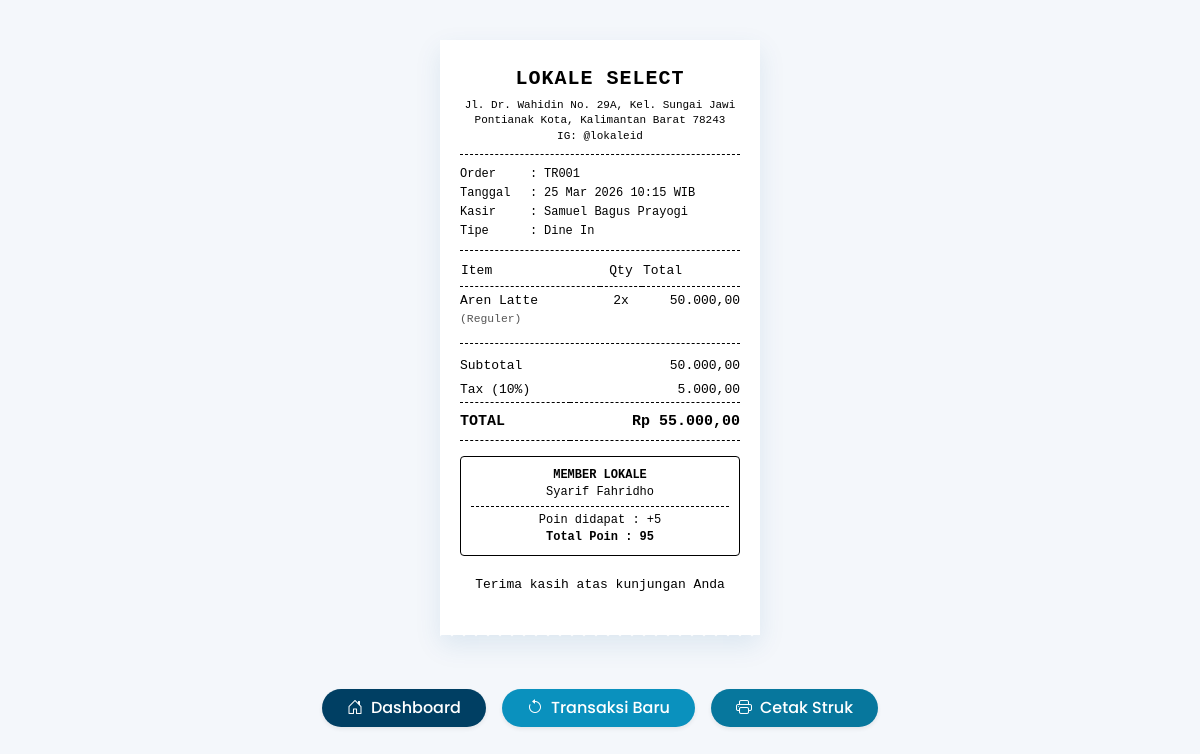
The page /project_php_kelompok2/Public/struk.php?id=TR001 on the database its author committed.
### tables this page shows
CREATE TABLE Transaksi (
    Id_Transaksi CHAR(5) NOT NULL PRIMARY KEY,
    Waktu_Transaksi DATETIME NOT NULL,
    Id_Kasir CHAR(5) NOT NULL,   
    Tipe_Pesanan ENUM('Dine In', 'Takeaway') NOT NULL, 
    Id_Member CHAR(5),           
    Total_Harga DECIMAL(12,2) NOT NULL,
    Nilai_Pajak DECIMAL(12,2) NOT NULL,
    Total_Akhir DECIMAL(12,2) NOT NULL,
    FOREIGN KEY (Id_Member) REFERENCES Member(Id_Member),
    FOREIGN KEY (Id_Kasir) REFERENCES Kasir(Id_Kasir)
);

CREATE TABLE Kasir (
    Id_Kasir CHAR(5) NOT NULL PRIMARY KEY,
    Nama_Kasir VARCHAR(50) NOT NULL,
    No_Telepon VARCHAR(15) NOT NULL
);

CREATE TABLE Detail_Transaksi (
    Id_Detail CHAR(5) NOT NULL PRIMARY KEY, 
    Id_Transaksi CHAR(5) NOT NULL,          
    Id_Menu CHAR(5) NOT NULL,
    Nama_Menu_Snapshot VARCHAR(100) NOT NULL,
    Ukuran VARCHAR(20) NOT NULL,
    Harga_Snapshot DECIMAL(12,2) NOT NULL,
    Jumlah_Beli INT NOT NULL,
    Total_Harga_Item DECIMAL(12,2) NOT NULL,
    FOREIGN KEY (Id_Transaksi) REFERENCES Transaksi(Id_Transaksi),
    FOREIGN KEY (Id_Menu) REFERENCES Menu(Id_Menu)
);

CREATE TABLE Member (
    Id_Member CHAR(5) NOT NULL PRIMARY KEY,
    Tgl_Daftar DATE NOT NULL,
    Nama_Member VARCHAR(100) NOT NULL,
    Nomor_HP VARCHAR(15) NOT NULL,
    Jumlah_Poin INT DEFAULT 0
);

### project_php_kelompok2/Public/struk.php (the view, shortened to what this page needs)
<?php
require_once '../config/database.php';
$id_transaksi = $_GET['id'];
$stmt = $conn->prepare("
    SELECT t.*, k.Nama_Kasir, m.Nama_Member, m.Jumlah_Poin
    FROM Transaksi t
    JOIN Kasir k ON t.Id_Kasir = k.Id_Kasir
    LEFT JOIN Member m ON t.Id_Member = m.Id_Member
    WHERE t.Id_Transaksi = ?
");
$stmt->execute([$id_transaksi]);
$transaksi = $stmt->fetch(PDO::FETCH_ASSOC);
$tipe_pesanan = $transaksi['Tipe_Pesanan'];
$stmt_detail = $conn->prepare("
    SELECT * FROM Detail_Transaksi
    WHERE Id_Transaksi = ?
");
$stmt_detail->execute([$id_transaksi]);
$details = $stmt_detail->fetchAll(PDO::FETCH_ASSOC);
$poin_baru = floor($transaksi['Total_Akhir'] / 10000);
?>
<!DOCTYPE html>
<html lang="id">
<head>
    <link href="https://cdn.jsdelivr.net/npm/bootstrap@5.3.0/dist/css/bootstrap.min.css" rel="stylesheet">
    <link rel="stylesheet" href="https://cdn.jsdelivr.net/npm/bootstrap-icons@1.10.5/font/bootstrap-icons.css">
</head>
<body>
    <div class="receipt-wrapper">
        <div class="text-center">
            <div class="store-name">LOKALE SELECT</div>
            <div class="store-info">
                Jl. Dr. Wahidin No. 29A, Kel. Sungai Jawi<br>
                Pontianak Kota, Kalimantan Barat 78243<br>
                IG: @lokaleid
            </div>
        </div>
        <div class="dashed-line"></div>
        <table class="meta-table">
            <tr>
                <td width="25%">Order</td>
                <td width="5%">:</td>
                <td width="70%"><?= htmlspecialchars($transaksi['Id_Transaksi']) ?></td>
            </tr>
            <tr>
                <td>Tanggal</td>
                <td>:</td>
                <td><?= date('d M Y H:i', strtotime($transaksi['Waktu_Transaksi'])) ?> WIB</td>
            </tr>
            <tr>
                <td>Kasir</td>
                <td>:</td>
                <td><?= htmlspecialchars($transaksi['Nama_Kasir']) ?></td>
            </tr>
            <tr>
                <td>Tipe</td>
                <td>:</td>
                <td><?= htmlspecialchars($tipe_pesanan) ?></td>
            </tr>
        </table>
        <div class="dashed-line"></div>
        <table class="item-table">
            <thead>
                <tr>
                    <th width="50%">Item</th>
                    <th width="15%" class="text-center">Qty</th>
                    <th width="35%" class="text-right">Total</th>
                </tr>
            </thead>
            <tbody>
                <?php foreach($details as $d): ?>
                <tr>
                    <td class="item-name">
                        <?= htmlspecialchars($d['Nama_Menu_Snapshot']) ?> <br>
                        <small style="color: #555;">(<?= htmlspecialchars($d['Ukuran']) ?>)</small>
                    </td>
                    <td class="text-center"><?= $d['Jumlah_Beli'] ?>x</td>
                    <td class="text-right"><?= number_format($d['Total_Harga_Item'], 2, ',', '.') ?></td>
                </tr>
                <?php endforeach; ?>
            </tbody>
        </table>
        <div class="dashed-line"></div>
        <table class="total-table">
            <tr>
                <td>Subtotal</td>
                <td class="text-right"><?= number_format($transaksi['Total_Harga'], 2, ',', '.') ?></td>
            </tr>
            <tr>
                <td>Tax (10%)</td>
                <td class="text-right"><?= number_format($transaksi['Nilai_Pajak'], 2, ',', '.') ?></td>
            </tr>
            <tr class="grand-total">
                <td>TOTAL</td>
                <td class="text-right">Rp <?= number_format($transaksi['Total_Akhir'], 2, ',', '.') ?></td>
            </tr>
        </table>
        <?php if($transaksi['Nama_Member']): ?>
        <div class="member-info">
            <div class="fw-bold">MEMBER LOKALE</div>
            <div><?= htmlspecialchars($transaksi['Nama_Member']) ?></div>
            <div class="dashed-line" style="margin: 5px 0;"></div>
            <div>Poin didapat  : +<?= $poin_baru ?></div>
            <div class="fw-bold">Total Poin : <?= $transaksi['Jumlah_Poin'] ?></div>
        </div>
        <?php endif; ?>
        <div class="text-center" style="margin-top: 20px;">
            <div>Terima kasih atas kunjungan Anda</div>
        </div>
    </div>
    <div class="no-print d-flex gap-3 mt-4">
        <a href="index.php" class="btn shadow-sm rounded-pill px-4 fw-medium text-white" style="background-color: #003F63;"><i class="bi bi-house-door me-2"></i>Dashboard</a>
        <a href="transaksi.php" class="btn shadow-sm rounded-pill px-4 fw-medium text-white" style="background-color: #0A91BE;"><i class="bi bi-arrow-counterclockwise me-2"></i>Transaksi Baru</a>
        <button onclick="window.print()" class="btn shadow-sm rounded-pill px-4 fw-medium text-white" style="background-color: #07779D;"><i class="bi bi-printer me-2"></i>Cetak Struk</button>
    </div>
</body>
</html>

### project_php_kelompok2/Public/struk.php (style rules this page uses)
body { background-color: #F4F7FB; font-family: 'Poppins', sans-serif; display: flex; flex-direction: column; align-items: center; padding: 40px 20px; }
.receipt-wrapper { width: 320px; background-color: #ffffff; padding: 25px 20px 40px; box-shadow: 0 10px 25px rgba(0, 91, 143, 0.1); position: relative; margin-bottom: 30px; font-family: 'Courier New', Courier, monospace; font-size: 13px; color: #000000; line-height: 1.4; }
.receipt-wrapper::after { content: ""; position: absolute; bottom: -6px; left: 0; right: 0; height: 6px; background-size: 12px 12px; background-image: radial-gradient(circle at 6px 6px, transparent 7px, #ffffff 8px); }
.text-center { text-align: center; }
.text-right { text-align: right; }
.fw-bold { font-weight: bold; }
.dashed-line { border-bottom: 1px dashed #000; margin: 10px 0; }
.store-name { font-size: 20px; font-weight: bold; letter-spacing: 1px; margin-bottom: 5px; }
.store-info { font-size: 11px; margin-bottom: 10px; }
.meta-table { width: 100%; margin-bottom: 10px; font-size: 12px; }
.meta-table td { padding: 1px 0; vertical-align: top; }
.item-table { width: 100%; border-collapse: collapse; margin-bottom: 5px; }
.item-table th { border-bottom: 1px dashed #000; padding-bottom: 5px; text-align: left; font-weight: normal; }
.item-table td { padding: 5px 0; vertical-align: top; }
.item-name { max-width: 140px; word-wrap: break-word; }
.total-table { width: 100%; margin-top: 5px; }
.total-table td { padding: 3px 0; }
.grand-total { font-size: 15px; font-weight: bold; border-top: 1px dashed #000; border-bottom: 1px dashed #000; }
.grand-total td { padding: 8px 0; }
.member-info { margin-top: 15px; border: 1px solid #000; padding: 10px; text-align: center; border-radius: 4px; font-size: 12px; }

### rows shown on the page
transaksi: Id_Transaksi "TR001", Waktu_Transaksi "25 Mar 2026 10:15", Id_Kasir.Nama_Kasir "Samuel Bagus Prayogi", Tipe_Pesanan "Dine In", Total_Harga "50.000,00", Nilai_Pajak "5.000,00", Total_Akhir "55.000,00", Id_Member.Nama_Member "Syarif Fahridho", Total_Akhir "5", Id_Member.Jumlah_Poin "95"
detail_transaksi: Nama_Menu_Snapshot "Aren Latte", Ukuran "Reguler", Jumlah_Beli "2", Total_Harga_Item "50.000,00"
